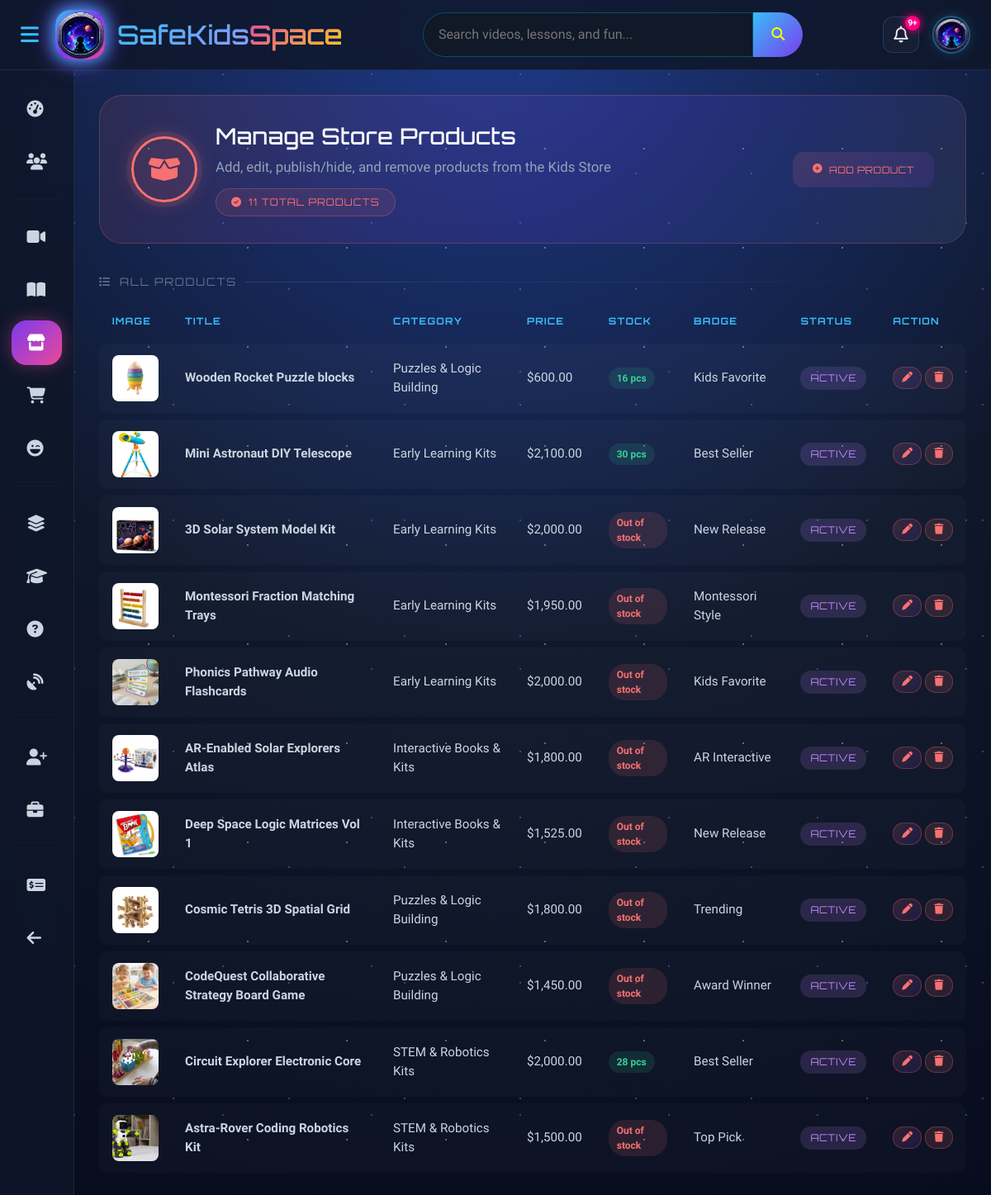
/admin/admin_products.php (signed in), run on the app's committed database.
### tables this page shows
CREATE TABLE `store_products` (
  `id` int(11) NOT NULL,
  `category_id` int(11) NOT NULL,
  `title` varchar(255) NOT NULL,
  `description` text NOT NULL,
  `price` decimal(10,2) NOT NULL,
  `stock` int(11) NOT NULL DEFAULT 0,
  `image_path` varchar(255) NOT NULL DEFAULT 'images/banner.png',
  `badge_tag` varchar(50) DEFAULT NULL,
  `is_active` tinyint(1) DEFAULT 1,
  `created_at` timestamp NOT NULL DEFAULT current_timestamp()
);

CREATE TABLE `store_categories` (
  `id` int(11) NOT NULL,
  `slug` varchar(50) NOT NULL,
  `name` varchar(100) NOT NULL,
  `icon_class` varchar(50) DEFAULT 'fa-solid fa-graduation-cap'
);

### admin/admin_products.php (the view, shortened to what this page needs)
<?php
require_once __DIR__ . '/../includes/db.php';
try {
    $all_products = $pdo->query(
        "SELECT p.*, c.name AS category_name
         FROM store_products p
         LEFT JOIN store_categories c ON c.id = p.category_id
         ORDER BY p.id DESC"
    )->fetchAll();
} catch (PDOException $e) {
    $all_products = [];
}
?>
<!DOCTYPE html>
<html lang="en">
<head>
    <link href="https://cdn.jsdelivr.net/npm/bootstrap@5.3.3/dist/css/bootstrap.min.css" rel="stylesheet">
  <link rel="stylesheet" href="https://cdnjs.cloudflare.com/ajax/libs/font-awesome/6.5.2/css/all.min.css">
    <link rel="stylesheet" href="../assets/layout.css">
    <link rel="stylesheet" href="../assets/admin.css">
</head>
<body>
<?php include __DIR__ . '/../includes/admin_navbar.php'; ?>
<div class="main-content ad-wrap">
    <div class="ad-hero">
        <div class="ad-hero-left">
            <div class="ad-hero-icon"><i class="fa-solid fa-box-open"></i></div>
            <div>
                <h1 class="ad-hero-title">Manage Store Products</h1>
                <p class="ad-hero-sub">Add, edit, publish/hide, and remove products from the Kids Store</p>
                <span class="ad-hero-badge"><i class="fa-solid fa-circle-check"></i> <?= count($all_products) ?> Total Products</span>
            </div>
        </div>
        <div class="ad-hero-right">
            <button type="button" class="ad-back-btn" id="openAddProductBtn" style="border:none; cursor:pointer;">
                <i class="fa-solid fa-circle-plus"></i> Add Product
            </button>
        </div>
    </div>
    <p class="ad-section-title"><i class="fa-solid fa-list"></i> All Products</p>
    <?php if (empty($all_products)): ?>
        <div class="ad-empty">
            <i class="fa-solid fa-box-open"></i>
            <p>No products yet. Click "Add Product" to list your first item.</p>
        </div>
    <?php else: ?>
    <div style="overflow-x:auto;">
        <table class="ad-table">
            <thead>
                <tr>
                    <th>Image</th>
                    <th>Title</th>
                    <th>Category</th>
                    <th>Price</th>
                    <th>Stock</th>
                    <th>Badge</th>
                    <th>Status</th>
                    <th>Action</th>
                </tr>
            </thead>
            <tbody>
                <?php foreach ($all_products as $p):
                    $stock = (int) ($p['stock'] ?? 0);
                    if ($stock <= 0)      { $stockClass = 'ad-stock-out'; $stockLabel = 'Out of stock'; }
                    elseif ($stock <= 5)  { $stockClass = 'ad-stock-low'; $stockLabel = $stock . ' left'; }
                    else                  { $stockClass = 'ad-stock-ok';  $stockLabel = $stock . ' pcs'; }
                ?>
                <tr>
                    <td>
                        <img src="<?= '../' . htmlspecialchars($p['image_path']) ?>"
                             style="width:56px;height:56px;object-fit:cover;border-radius:8px;" alt="">
                    </td>
                    <td style="font-weight:700;"><?= htmlspecialchars($p['title']) ?></td>
                    <td><?= htmlspecialchars($p['category_name'] ?? '—') ?></td>
                    <td>$<?= number_format($p['price'], 2) ?></td>
                    <td><span class="ad-stock-badge <?= $stockClass ?>"><?= $stockLabel ?></span></td>
                    <td><?= $p['badge_tag'] ? htmlspecialchars($p['badge_tag']) : '—' ?></td>
                    <td>
                        <form action="admin_products.php" method="POST" style="display:inline;">
                            <button type="submit" class="ad-back-btn" style="padding:5px 12px; font-size:.75rem; cursor:pointer; border:none;
                                <?= $p['is_active']
                                    ? 'background:rgba(192,132,252,.15); color:#c084fc;'
                                    : 'background:rgba(148,163,184,.12); color:#94a3b8;' ?>">
                                <?= $p['is_active'] ? 'Active' : 'Hidden' ?>
                            </button>
                        </form>
                    </td>
                    <td style="white-space:nowrap;">
                        <button type="button" class="ad-back-btn adm-edit-product-btn" style="padding:6px 10px; font-size:.8rem;"
                            data-id="<?= (int)$p['id'] ?>"
                            data-title="<?= htmlspecialchars($p['title'], ENT_QUOTES) ?>"
                            data-description="<?= htmlspecialchars($p['description'] ?? '', ENT_QUOTES) ?>"
                            data-price="<?= htmlspecialchars($p['price'], ENT_QUOTES) ?>"
                            data-stock="<?= (int) $p['stock'] ?>"
                            data-category="<?= (int) $p['category_id'] ?>"
                            data-badge="<?= htmlspecialchars($p['badge_tag'] ?? '', ENT_QUOTES) ?>"
                            data-active="<?= (int) $p['is_active'] ?>"
                            data-image="<?= '../' . htmlspecialchars($p['image_path'], ENT_QUOTES) ?>">
                            <i class="fa-solid fa-pen"></i>
                        </button>
                        <form action="admin_products.php" method="POST" style="display:inline;" class="ad-confirm-form" data-confirm-msg="Delete this product permanently? This cannot be undone.">
                            <button type="submit" class="ad-back-btn" style="padding:6px 10px; font-size:.8rem; background:rgba(248,113,113,.12); color:#f87171; border-color:rgba(248,113,113,.3);">
                                <i class="fa-solid fa-trash"></i>
                            </button>
                        </form>
                    </td>
                </tr>
                <?php endforeach; ?>
            </tbody>
        </table>
    </div>
    <?php endif; ?>
</div>
</body>
</html>

### assets/admin.css (style rules this page uses)
.ad-wrap { padding: 40px 32px 72px; font-size: 1rem; line-height: 1.65; }
.ad-hero { background: linear-gradient(135deg, rgba(248,113,113,.10) 0%, rgba(124,58,237,.14) 55%, rgba(56,189,248,.08) 100%); border: 1px solid rgba(248,113,113,.25); border-radius: 28px; padding: 32px 38px; display: flex; align-items: center; justify-content: space-between; gap: 24px; margin-bottom: 36px; flex-wrap: wrap; position: relative; overflow: hidden; }
.ad-hero::after { content: ''; position: absolute; inset: 0; border-radius: 28px; background: linear-gradient(105deg, transparent 40%, rgba(248,113,113,.05) 50%, transparent 60%); background-size: 200% 100%; animation: ad-shimmer 4s ease-in-out infinite; pointer-events: none; }
.ad-hero-left { display: flex; align-items: center; gap: 22px; position: relative; z-index: 1; }
.ad-hero-icon { width: 80px; height: 80px; border-radius: 50%; border: 3px solid #f87171; background: rgba(248,113,113,.10); display: flex; align-items: center; justify-content: center; font-size: 2rem; color: #f87171; box-shadow: 0 0 0 6px rgba(248,113,113,.10), 0 0 26px rgba(248,113,113,.25); flex-shrink: 0; }
.ad-hero-title { font-family: 'Orbitron', sans-serif; font-size: 1.7rem; color: #f8fafc; margin: 0 0 6px; letter-spacing: .3px; line-height: 1.3; }
.ad-hero-sub { font-size: 1.05rem; color: #94a3b8; margin: 0 0 12px; line-height: 1.6; }
.ad-hero-badge { display: inline-flex; align-items: center; gap: 8px; background: rgba(248,113,113,.10); border: 1px solid rgba(248,113,113,.28); color: #f87171; font-family: 'Orbitron', sans-serif; font-size: .75rem; letter-spacing: 1px; padding: 6px 18px; border-radius: 40px; text-transform: uppercase; }
.ad-hero-right { position: relative; z-index: 1; }
.ad-back-btn { display: inline-flex; align-items: center; gap: 8px; padding: 12px 24px; border-radius: 13px; background: linear-gradient(135deg, rgba(248,113,113,.15), rgba(124,58,237,.15)); border: 1px solid rgba(248,113,113,.28); color: #f87171; font-family: 'Orbitron', sans-serif; font-size: .72rem; letter-spacing: .5px; text-decoration: none; text-transform: uppercase; transition: background .25s, box-shadow .25s, transform .25s; }
.ad-section-title { font-family: 'Orbitron', sans-serif; font-size: .82rem; letter-spacing: 1.8px; text-transform: uppercase; color: #64748b; margin: 0 0 18px; display: flex; align-items: center; gap: 10px; }
.ad-section-title::after { content: ''; flex: 1; height: 1px; background: linear-gradient(90deg, rgba(255,255,255,.10), transparent); }
.ad-table { width: 100%; border-collapse: separate; border-spacing: 0 8px; }
.ad-table thead th { font-family: 'Orbitron', sans-serif; font-size: .72rem; letter-spacing: 1.2px; text-transform: uppercase; color: #38bdf8; padding: 0 16px 10px; font-weight: 700; }
.ad-table tbody tr { background: rgba(255,255,255,.025); border-radius: 10px; transition: background .2s; }
.ad-table tbody td { padding: 14px 16px; font-size: .95rem; color: #cbd5e1; line-height: 1.5; }
.ad-table tbody td:first-child { border-radius: 10px 0 0 10px; }
.ad-table tbody td:last-child { border-radius: 0 10px 10px 0; }
.ad-section-title { scroll-margin-top: 100px; }
.ad-stock-badge { display:inline-block; padding:4px 10px; border-radius:20px; font-size:.75rem; font-weight:700; }
.ad-stock-ok { background:rgba(52,211,153,.12); color:#34d399; }
.ad-stock-out { background:rgba(248,113,113,.12); color:#f87171; }

### includes/admin_navbar.php (style rules this page uses)
.main-content, .galaxy-footer { transition: none !important; }

### data on the page
store_products: image_path (picture), title "Wooden Rocket Puzzle blocks", category.name "Puzzles & Logic Building", price "600.00", stock "16 pcs", badge_tag "Kids Favorite", is_active "ACTIVE"
store_products: image_path (picture), title "Mini Astronaut DIY Telescope", category.name "Early Learning Kits", price "2,100.00", stock "30 pcs", badge_tag "Best Seller", is_active "ACTIVE"
store_products: image_path (picture), title "3D Solar System Model Kit", category.name "Early Learning Kits", price "2,000.00", stock "Out of stock", badge_tag "New Release", is_active "ACTIVE"
store_products: image_path (picture), title "Montessori Fraction Matching Trays", category.name "Early Learning Kits", price "1,950.00", stock "Out of stock", badge_tag "Montessori Style", is_active "ACTIVE"
store_products: image_path (picture), title "Phonics Pathway Audio Flashcards", category.name "Early Learning Kits", price "2,000.00", stock "Out of stock", badge_tag "Kids Favorite", is_active "ACTIVE"
store_products: image_path (picture), title "AR-Enabled Solar Explorers Atlas", category.name "Interactive Books & Kits", price "1,800.00", stock "Out of stock", badge_tag "AR Interactive", is_active "ACTIVE"
store_products: image_path (picture), title "Deep Space Logic Matrices Vol 1", category.name "Interactive Books & Kits", price "1,525.00", stock "Out of stock", badge_tag "New Release", is_active "ACTIVE"
store_products: image_path (picture), title "Cosmic Tetris 3D Spatial Grid", category.name "Puzzles & Logic Building", price "1,800.00", stock "Out of stock", badge_tag "Trending", is_active "ACTIVE"
store_products: image_path (picture), title "CodeQuest Collaborative Strategy Board Game", category.name "Puzzles & Logic Building", price "1,450.00", stock "Out of stock", badge_tag "Award Winner", is_active "ACTIVE"
store_products: image_path (picture), title "Circuit Explorer Electronic Core", category.name "STEM & Robotics Kits", price "2,000.00", stock "28 pcs", badge_tag "Best Seller", is_active "ACTIVE"
store_products: image_path (picture), title "Astra-Rover Coding Robotics Kit", category.name "STEM & Robotics Kits", price "1,500.00", stock "Out of stock", badge_tag "Top Pick", is_active "ACTIVE"

### other printed values
count($all_products) "11"
